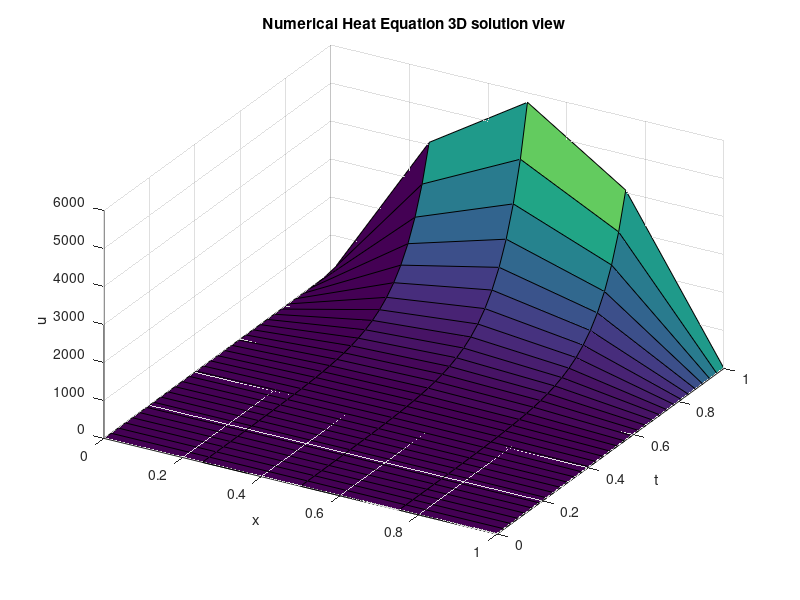
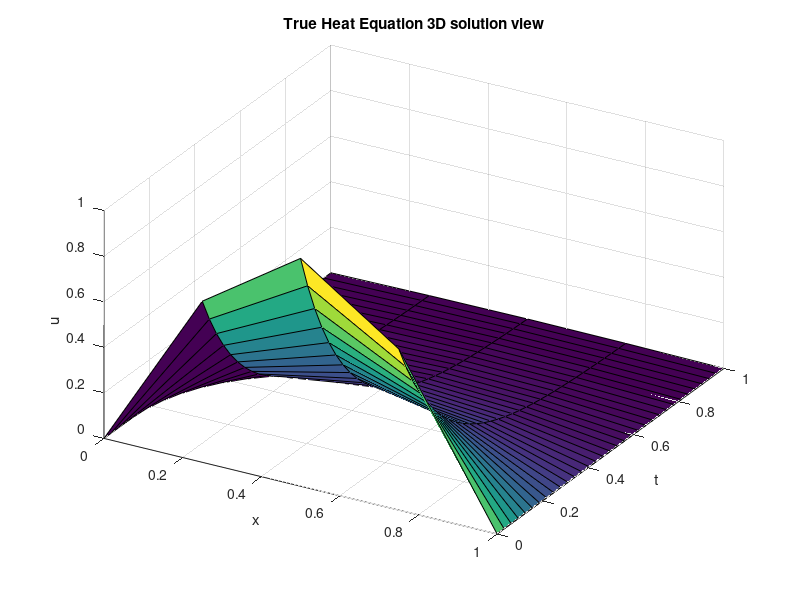

Write the MATLAB code that produced these figures, in order. (Note: this script raises an error after producing the figures.)
%%%%%%%%%%%%%%%%%%%%%%%%%%%%%%%%%%%%%%%%%%%%%%%%%%%%%%%%%%%%%%%%%%%%
%   NSFD Schemes ID #28 using Forward Difference Method for Heat Equation
%   Explicit Equation:   
%          U(j+1,k) = (1-2R)*U(j,k) + R(U(j,k+1) + U(j,k-1))
%
%   Output: u := numerical approximation of u, the heat equation
%           u_true := the true solution to the heat equation
%
%    (CASE IV)
%    ID#28 Unity Approximation:
%          1 = (U(j,i) + U(j,i+1) + U(j,i-1) + U(j,i))/(2U(j,i)
%
%          U(j+1,k) = 1/2(1-2*R)U(j,i) + (1-R)(U(j,i+1) + U(j,i-1))
%%%%%%%%%%%%%%%%%%%%%%%%%%%%%%%%%%%%%%%%%%%%%%%%%%%%%%%%%%%%%%%%%%%%%

%%% Initialize variables and mesh space
clc
clear
format long

L=1;                %x length, could be thought of as rod length
T=1;                %total t, typically 1
D=1/2;              %Diffusivity coefficient in (0,1)

po = 2;             %controls time and space steps
M=2^po;             %various different space step iterations
K=2^(2*po+1);       %this is set up such that K and M meet the CFL conditions for stability

x_0=0;              %initial x and t values
t_0=0;

dx=L/M;             %dx and dt are the evenly-spaced mesh points
dt=T/K;

R=D*dt/dx^2;        %CFL says R<1/2
if R >= 1/2
    disp('R must be less than 1/2. Try lowering value of M')
    return
end



%%%Creating the Mesh

%{
for j=1:K+1
    t(j)=(j-1)*dt;          %There are multiple ways to create the time mesh, this is not the most efficient but is clear in setup
end
%}
t = 0:dt:T;                  %This is the method I use

% Position Mesh Points
%{
for i=1:M+1
    x(i)=(i-1)*dx; %since Matlab begins at 1, x_0 must be i-1
    end
%}
x = 0:dx:L; %for -L to L, change M to 2*M








%%% Numerical Soln Loop


a = @(t) 0;         %2*t;       %boundary condition x=0
b = @(t) 0;           %2*t+L;     %boundary condition x=L
g = @(x) sin(pi.*x);  %x.^2;      %initial condition, t=0


u=zeros(K+1, M+1);

u(:,1)=a(t'); %input BCs
u(:,end)=b(t');
u(1,:)=g(x); %input ICs



% Forward Difference Scheme
for j=1:K
    for i=2:M
          u(j+1,i) = 1/2*(1-2*R)*u(j,i) + (1-R)*(u(j,i+1) + u(j,i-1));
    end
end
  
    

%Computing the Exact Solution, u_true
u_true=zeros(K+1, M+1);

for j=1:K+1
    for i=1:M+1
        u_true(j,i) = sin(pi.*x(i))*exp(-D*pi^2*t(j));   
    end
end

%%% Plots and Graphs

% Figures 1 - 2 are 1-D representations of u. Since these aren't often
% useful, they are commented out.
%{
figure(1)
for j=1:K+1
    plot(x,u_true(j,:),'linewidth',2);
    hold on;
end
title('True Heat Equation 2D views for different times')
xlabel('x')
ylabel('u_truee')

figure(2)
for j=1:K+1
    plot(x,u(j,:),'linewidth',2);
    hold on;
end
title('Numerical Heat Equation 2D views for different times')
xlabel('x')
ylabel('u')
%}

%3-D Representations of u and u_true
figure(3)
X1=kron(ones(K+1,1),x);
T1=kron(ones(1,M+1),t');
surf(X1,T1,u)
view(30,40);
title('Numerical Heat Equation 3D solution view')
xlabel('x')
ylabel('t')
zlabel('u')

figure(4)
X1=kron(ones(K+1,1),x);
T1=kron(ones(1,M+1),t');
surf(X1,T1,u_true)
view(30,40);
title('True Heat Equation 3D solution view')
xlabel('x')
ylabel('t')
zlabel('u')
%{
figure(5)
plot(x,u(K,:),'linewidth',2);
hold on;
plot(x,u_true(K,:),'linewidth',2);
%}

%%% Errors and norms

%We are taking the LAST row of u and u_true to compare them. This will
%capture any truncation errors that have become exacerbated over iterations
    
u1 = u(end-1,:)
u1_true = u_true(end-1,:)


L_inf = max(max(abs(u1-u1_true))); 
L2 = norm(u1-u1_true, 1); 

L1  = norm(u1-u1_true, 2);

L1 = L1';
L2 = L2';
L_inf = L_inf';

x(2) - x(1)
results = table(K, M, L1,L2,L_inf)
